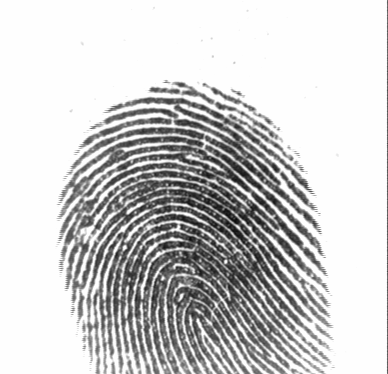
%> input picture MATLAB Programs/106_4.tif, 388 x 374 px
$ octave main_for_segment.m   (GNU Octave 9; MATLAB toolbox functions it lacks are replaced by stand-ins)
%> lines starting %> are read from the running program, lines starting %| are printed output that depends on the picture; in (x1, y1, x2, y2) boxes, pixels count from 0 and x2, y2 are one past the last pixel; in counts of white or black regions, pixels touching at a corner belong together; the program's own positions count from 1
### MATLAB Programs/segment_by_Mehtre.m
% Coded by tanjarul26@gmail.com

% Code based on [(Mehtre, 1993) Mehtre, M. (1993), Fingerprint image analysis for automatic identification,
% Machine Vision and Applications, 124-139.]

% This function takes gray image
% and returns segmented image with background marked as 'black'

% The inputs : I_in             - the input image (grayscale)
%       `      block_size       - the block of BxB
%              Width    - the scaning width
%              treshold - the treshold size
%              ScaleX   - scaling rows
%              ScaleY   - scaling column
%
% The output is:
%       `      I_out                  - the segmented output
%              I_Foreground_Pixels    - the pixel decided as foreground
%                                       marked as 1, background as 0
%              IMG_MEAN               - mean of Image
%              IMG_VAR                - variance of Image
%**************************************************************
function [I_out, I_Foreground_Pixels, IMG_MEAN, IMG_VAR] = segment_by_Mehtre (I_in,block_size)
%% Load
I=I_in;
B=block_size;
[m,n]=size(I);
I_out = uint8(zeros(m,n));
I_Foreground_Pixels = false(m,n);

%% Global Variance of Image
IMG_MEAN=sum(I(:))/(m*n);
% display(ImgMean);
TotalDiff=(I-IMG_MEAN).^2;
TotalSum=sum(TotalDiff(:));
nele=(m*n)-1;
IMG_VAR=TotalSum/nele;

%% THRESHOLD
THRESHOLD = IMG_VAR
THRESHOLD = 50


%% Local Variance of block NxN
% block Mean
BlockMean = zeros(int64(m/B), int64(n/B));
BlockVar = zeros(int64(m/B), int64(n/B));

rowResidue=mod(m,B);
gap_to_forward_row = rowResidue;
colResidue=mod(n,B);
gap_to_forward_col = colResidue;
a=1;
for i=1:B:m-B+1  % 1, 11, 21, ....., 471
    b=1;
    for j=1:B:n-B+1
        block_NxN = I(i:i+B-1,j:j+B-1);
%         fprintf('[%d - %d] ------[%d - %d]\n', i,(i+B-1),j,(j+B-1))
        BlockMean(a,b)=sum(block_NxN(:))/(B*B);
        Total_Diff=(block_NxN-BlockMean(a,b)).^2;
        Total_Sum=sum(Total_Diff(:));
        nele=(B*B)-1;
        BlockVar(a,b)=Total_Sum/nele;
        %---------------->>   <<--------important,why 50---------------------
        if(BlockVar(a,b)<THRESHOLD)  % Background      % here 50 is represented as IMG_VAR of image
            I_out(i:i+B-1,j:j+B-1) = zeros(B,B);
        else                        % Foreground
            I_out(i:i+B-1,j:j+B-1) = I(i:i+B-1,j:j+B-1);
            I_Foreground_Pixels(i:i+B-1,j:j+B-1) = true;
        end
        b=b+1;
    end
    % For Residue Col Part (374%10)=4
    if colResidue>0
        j=j+gap_to_forward_col;
        block_NxN = I(i:i+B-1,j:j+B-1);
%         fprintf('[%d - %d] ------[%d - %d]\n', i,(i+B-1),j,(j+B-1))
        tmpBlockMean=sum(block_NxN(:))/(B*B);
        Total_Diff=(block_NxN-tmpBlockMean).^2;
        Total_Sum=sum(Total_Diff(:));
        nele=(B*B)-1;
        tmpBlockVar=Total_Sum/nele;
        %---------------->>   <<--------important,why 50---------------------
        if(tmpBlockVar<THRESHOLD)  % Background      % here 50 is represented as IMG_VAR of image
            I_out(i:i+B-1,j:j+B-1) = zeros(B,B);
        else                        % Foreground
            I_out(i:i+B-1,j:j+B-1) = I(i:i+B-1,j:j+B-1);
            I_Foreground_Pixels(i:i+B-1,j:j+B-1) = false; % Externally forced to FALSE
        end
    end
    a=a+1;
end

%% For Residue Row Part (388%10)=8
if rowResidue>0
    i=i+gap_to_forward_row;
    b=1;
    for j=1:B:n-B+1
        block_NxN = I(i:i+B-1,j:j+B-1);
%         fprintf('[%d - %d] ------[%d - %d]\n', i,(i+B-1),j,(j+B-1))
        tmpBlockMean=sum(block_NxN(:))/(B*B);
        Total_Diff=(block_NxN-tmpBlockMean).^2;
        Total_Sum=sum(Total_Diff(:));
        nele=(B*B)-1;
        tmpBlockVar=Total_Sum/nele;
        %---------------->>   <<--------important,why 50---------------------
        if(tmpBlockVar<THRESHOLD)  % Background      % here 50 is represented as IMG_VAR of image
            I_out(i:i+B-1,j:j+B-1) = zeros(B,B);
        else                        % Foreground
            I_out(i:i+B-1,j:j+B-1) = I(i:i+B-1,j:j+B-1);
            I_Foreground_Pixels(i:i+B-1,j:j+B-1) = true;
        end
        b=b+1;
    end
    % For Residue Col Part (374%10)=4
    if colResidue>0
        j=j+gap_to_forward_col;
                block_NxN = I(i:i+B-1,j:j+B-1);
%         fprintf('[%d - %d] ------[%d - %d]\n', i,(i+B-1),j,(j+B-1))
        tmpBlockMean=sum(block_NxN(:))/(B*B);
        Total_Diff=(block_NxN-tmpBlockMean).^2;
        Total_Sum=sum(Total_Diff(:));
        nele=(B*B)-1;
        tmpBlockVar=Total_Sum/nele;
        %---------------->>   <<--------important,why 50---------------------
        if(tmpBlockVar<THRESHOLD)  % Background      % here 50 is represented as IMG_VAR of image
            I_out(i:i+B-1,j:j+B-1) = zeros(B,B);
        else                        % Foreground
            I_out(i:i+B-1,j:j+B-1) = I(i:i+B-1,j:j+B-1);
            I_Foreground_Pixels(i:i+B-1,j:j+B-1) = false;  % Externally forced to FALSE
        end
    end

end

### MATLAB Programs/main_for_segment.m
%%
clear all, close all, clc

% I=imread('fp.bmp');
I=imread('106_4.tif');
%> I is the input picture: size 374x388 uint8; min 8, max 254, mean 204.4
% I=imread('108_2.tif');
[m,n]=size(I);
%> m = 374; n = 388
% imshow(I) ;
FigTitles={'Original', 'Foreground Pixels', 'Foreground Pixels After Closing', 'Complete Segmented', 'Binarized', 'Skeletonned','Preprocessed'};
%% Segmentation [mine]
[I_Segmented,I_Foreground_Pixels, IMG_MEAN, IMG_VAR]=segment_by_Mehtre(I,10);
%> in segment_by_Mehtre, `IMG_MEAN=sum(I(:))/(m*n);`: IMG_MEAN = 204.4
%> in segment_by_Mehtre, `TotalDiff=(I-IMG_MEAN).^2;`:
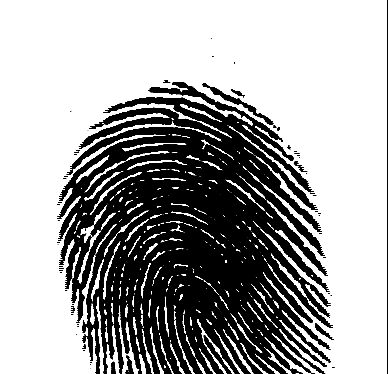
%> TotalDiff: size 374x388 uint8; min 0, max 255, mean 164.9
%> in segment_by_Mehtre, `TotalSum=sum(TotalDiff(:));`: TotalSum = 23929203
%> in segment_by_Mehtre, `IMG_VAR=TotalSum/nele;`: IMG_VAR = 164.9
%> the loop in segment_by_Mehtre, `for i=1:B:m-B+1` made 37 passes
%> (tmpBlockMean, Total_Sum, tmpBlockVar) on passes 1 to 12: (238.5, 19503, 197), (238.5, 19400, 196), (238.7, 19563, 197.6), (238.1, 21774, 219.9), (238.3, 21911, 221.3), (238.6, 19391, 195.9), (238.2, 21945, 221.7), (237.6, 21618, 218.4), (238, 21794, 220.1), (237.1, 21525, 217.4), (237.8, 21724, 219.4), (237.8, 21648, 218.7)
%> after the loop in segment_by_Mehtre, `for i=1:B:m-B+1`:
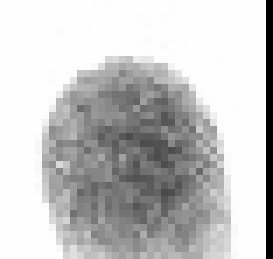
%> BlockMean: size 37x39 double (shown 7 times larger); min 0, max 254, mean 198.5
%> after the loop in segment_by_Mehtre, `for i=1:B:m-B+1`:
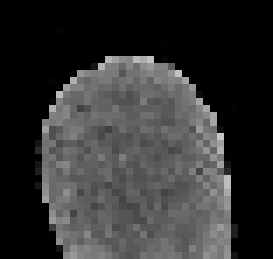
%> BlockVar: size 37x39 double (shown 7 times larger); min 0, max 197.8, mean 50.1
%> after the loop in segment_by_Mehtre, `for i=1:B:m-B+1`:
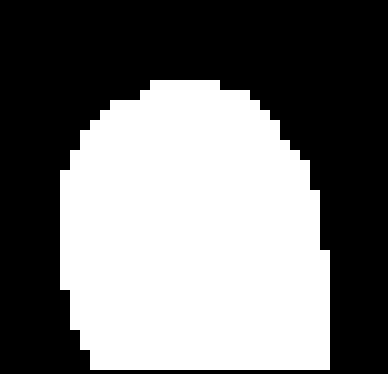
%> I_Foreground_Pixels: size 374x388 logical; 46.4% white; 1 white region, box (x1, y1, x2, y2) and area: (60, 80, 330, 370) 67300
%> after the loop in segment_by_Mehtre, `for i=1:B:m-B+1`:
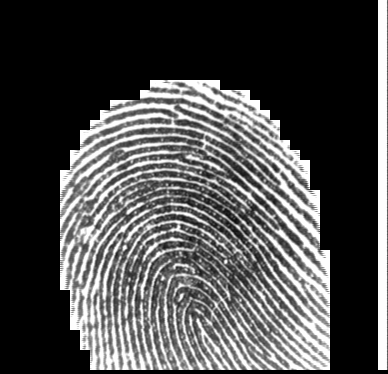
%> I_out: size 374x388 uint8; min 0, max 254, mean 75.2
%> the loop in segment_by_Mehtre, `for j=1:B:n-B+1` made 38 passes
%> (tmpBlockMean, Total_Sum, tmpBlockVar) on passes 1 to 12: (254, 0, 0), (254, 0, 0), (254, 0, 0), (254, 0, 0), (254, 0, 0), (254, 0, 0), (254, 0, 0), (254, 0, 0), (253.4, 96, 0.97), (214.8, 14141, 142.8), (224, 15009, 151.6), (204.8, 12486, 126.1)
%> after the loop in segment_by_Mehtre, `for j=1:B:n-B+1`:
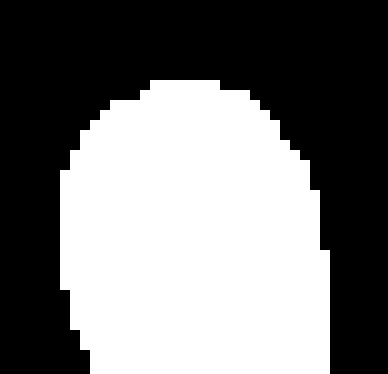
%> I_Foreground_Pixels: size 374x388 logical; 47% white; 1 white region, box (x1, y1, x2, y2) and area: (60, 80, 330, 374) 68260
%> after the loop in segment_by_Mehtre, `for j=1:B:n-B+1`:
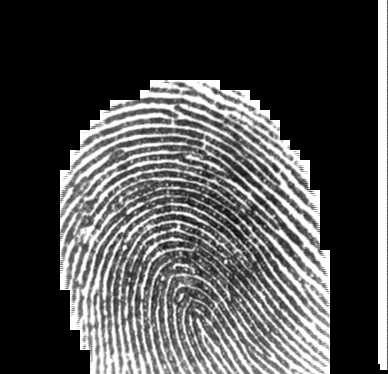
%> I_out: size 374x388 uint8; 0.67% of pixels changed, all inside (x1, y1, x2, y2) = (90, 364, 380, 374)
%> in segment_by_Mehtre, `tmpBlockMean=sum(block_NxN(:))/(B*B);`: tmpBlockMean = 237.8
%> in segment_by_Mehtre, `Total_Sum=sum(Total_Diff(:));`: Total_Sum = 21699
%> in segment_by_Mehtre, `tmpBlockVar=Total_Sum/nele;`: tmpBlockVar = 219.2
%> in segment_by_Mehtre, `I_out(i:i+B-1,j:j+B-1) = I(i:i+B-1,j:j+B-1);`: I_out: size 374x388 uint8; 0.04% of pixels changed, all inside (x1, y1, x2, y2) = (378, 364, 388, 374)
%> IMG_MEAN = 204.4; IMG_VAR = 164.9


%% Segmentation Closing [morphological closing]
se = strel('square',25);
I_Foreground_Pixels_After_Closing = imclose(I_Foreground_Pixels,se);


%% Complete Segmented Image Creation (Show the Foreground Img Pixels, Background as 'Pure White')
I_Seg_Completed = zeros(m,n,'uint8');
for i=1:1:m
   for j=1:1:n
       if(I_Foreground_Pixels_After_Closing(i,j)==true)
           I_Seg_Completed(i,j) = I(i,j);
       else
           I_Seg_Completed(i,j) = 255;
       end

   end
end


%% Display Loop
x=0;
y=300;
FigNo=1;
while(true)
    figure
    if(FigNo==1)
        imshow(I);
    elseif(FigNo==2)
        imshow(I_Foreground_Pixels);
    elseif(FigNo==3)
        imshow(I_Foreground_Pixels_After_Closing);
    elseif(FigNo==4)
        imshow(I_Seg_Completed);
    end
    title(FigTitles(FigNo));
    set(gcf,'position',[x y 400 400]);
    x=x+410;
        if(FigNo==2)
        x=0;
        y=50;
    end
    if(FigNo==4)
        break;
    end
    FigNo=FigNo+1;
end
%> after the loop, FigNo = 4; x = 820; y = 50

$ run again, with MATLAB Programs/fp.bmp saved as MATLAB Programs/106_4.tif
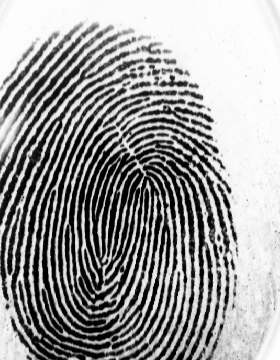
%> input picture MATLAB Programs/fp.bmp, 280 x 360 px
%> I is the input picture: size 360x280 uint8; min 1, max 254, mean 153.9
%> in segment_by_Mehtre, `IMG_MEAN=sum(I(:))/(m*n);`: IMG_MEAN = 153.9
%> TotalSum = 14724120
%> in segment_by_Mehtre, `IMG_VAR=TotalSum/nele;`: IMG_VAR = 146.1
%> after the loop in segment_by_Mehtre, `for i=1:B:m-B+1`:
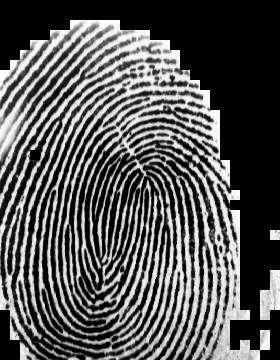
%> I_out: size 360x280 uint8; min 0, max 253, mean 86.5
%> after the loop in segment_by_Mehtre, `for i=1:B:m-B+1`: j = 271
%> `[I_Segmented,I_Foreground_Pixels, IMG_MEAN, IMG_VAR]=segment_by_Mehtre..`: IMG_MEAN = 153.9; IMG_VAR = 146.1
%> `I_Foreground_Pixels_After_Closing = imclose(I_Foreground_Pixels,se);`:
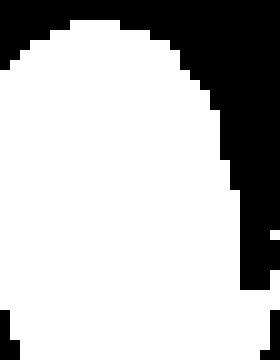
%> I_Foreground_Pixels_After_Closing: size 360x280 logical; 74.2% white; 3 black regions, box (x1, y1, x2, y2) and area: (0, 0, 280, 290) 24700, (0, 310, 20, 360) 700, (260, 310, 280, 360) 600
%> after the loop `while(true)`: FigNo = 4; x = 820; y = 50

$ run again, with MATLAB Programs/101_1_enhanced.tif copied over MATLAB Programs/106_4.tif
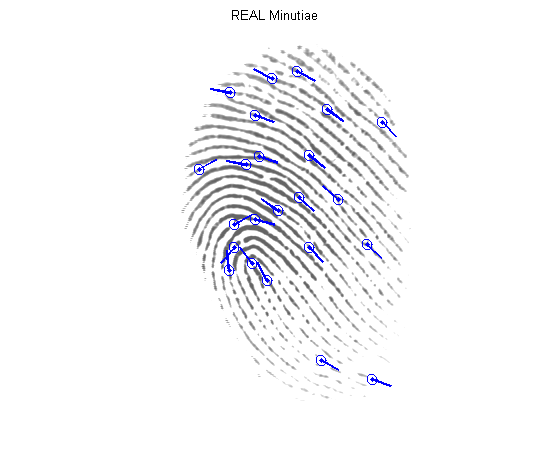
%> input picture MATLAB Programs/101_1_enhanced.tif, 553 x 460 px
%> I is the input picture: size 460x553x3 uint8; mean R, G, B 246.2, 246.2, 248
%> in segment_by_Mehtre, `IMG_MEAN=sum(I(:))/(m*n);`: IMG_MEAN = 246.8
%> TotalSum = 44518626
%> in segment_by_Mehtre, `IMG_VAR=TotalSum/nele;`: IMG_VAR = 58.34
%> after the loop in segment_by_Mehtre, `for i=1:B:m-B+1`:
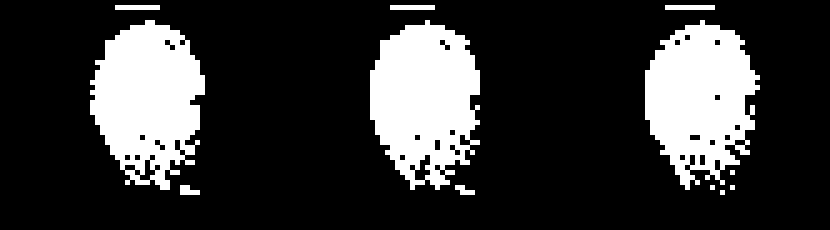
%> I_Foreground_Pixels: size 460x1659 logical (shown at 1/2 size); 21.3% white; 12 white regions, largest, box (x1, y1, x2, y2) and area: (740, 40, 960, 380) 53400, (180, 40, 410, 380) 53100, (1290, 40, 1520, 380) 51800
%> `[I_Segmented,I_Foreground_Pixels, IMG_MEAN, IMG_VAR]=segment_by_Mehtre..`: IMG_MEAN = 246.8; IMG_VAR = 58.34
%> I_Foreground_Pixels_After_Closing: size 460x1659 logical; 23.5% white; 3 white regions, box (x1, y1, x2, y2) and area: (180, 10, 410, 390) 60000, (1290, 10, 1520, 390) 59600, (740, 10, 960, 390) 59500
%> after the loop `for i=1:1:m`:
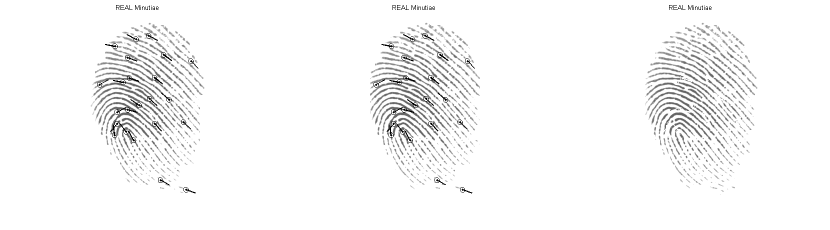
%> I_Seg_Completed: size 460x1659 uint8 (shown at 1/2 size); min 0, max 255, mean 246.9
%> after the loop `while(true)`: FigNo = 4; x = 820; y = 50
